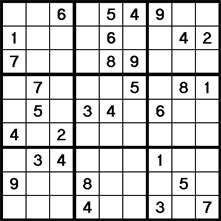
#> input picture sudoku_img2.jpg, 221 x 221 px, found by its file name
$ jupyter execute --allow-errors sudoku_solver.ipynb   (shell and % lines are left out)
#> lines starting #> are read from the running program, lines starting #| are printed output that depends on the picture; after the words box and inside, x2 and y2 are one past the last pixel; in counts of white or black regions, pixels touching at a corner belong together
[cell 1]
from tensorflow.keras.models import Sequential,load_model
from tensorflow.keras.layers import Conv2D, MaxPooling2D, Flatten, Dense, Dropout
from keras.utils.np_utils import to_categorical
from keras.datasets import mnist
import tensorflow as tf
import numpy as np
import cv2
import os
import matplotlib.pyplot as plt

#> (a cell that did not finish here is left out)

#> (a cell that did not finish here is left out)

#> (a cell that did not finish here is left out)

#> (a cell that did not finish here is left out)

#> (a cell that did not finish here is left out)

[cell 7]
path = "E:\Sudoku_Solver\sudoku_img2.jpg"
img = cv2.imread(path)
#> img is the input picture: shape (221, 221, 3); min 0, max 255, mean 207.1
try:
    img = cv2.resize(img,(28*9,28*9))
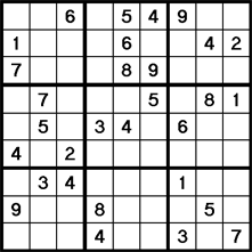
#> img: shape (252, 252, 3); min 0, max 255, mean 207.1
except:
    pass
imgBlank = np.zeros((28*9,28*9,3), np.uint8)
gray = cv2.cvtColor(img, cv2.COLOR_BGR2GRAY)
img_blur = cv2.GaussianBlur(gray,(1,1),cv2.BORDER_DEFAULT)
thresh = cv2.adaptiveThreshold(img_blur,255,1,1,11,2)
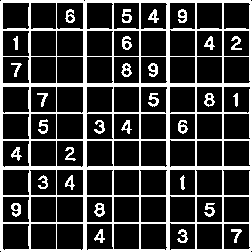
#> thresh: shape (252, 252); 22.7% white; 31 white regions
#cv2.imshow("thresh", thresh)
#cv2.waitKey(0)

[cell 8]
img_contours = img.copy()
img_big_contour = img.copy()
contours, hierarchy = cv2.findContours(thresh, cv2.RETR_EXTERNAL, cv2.CHAIN_APPROX_SIMPLE)
#> contours = 1 contour; box (x1, y1, x2, y2) and area: (0, 0, 252, 252) 62998
cv2.drawContours(img_contours, contours, -1, (0,255,8), 1)
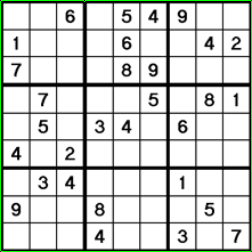
#> img_contours: shape (252, 252, 3); 1.57% of pixels changed, all inside (x1, y1, x2, y2) = (0, 0, 252, 252)
#cv2.imshow("img_contours", img_contours)
#cv2.waitKey(0)

[cell 9]
def biggest_contour(contours):
    biggest = np.array([])
    max_area = 0
    for i in contours:
        area = cv2.contourArea(i)
        if area > 50:
            peri = cv2.arcLength(i, True)
            approx = cv2.approxPolyDP(i, 0.02 * peri, True)
            if area>max_area and len(approx)==4:
                biggest = approx
                max_area = area
    return biggest, max_area

[cell 10]
def reorder(myPoints):
    myPoints = myPoints.reshape((4,2))
    myPointsNew = np.zeros((4,1,2), dtype=np.int32)
    add = myPoints.sum(1)
    myPointsNew[0] = myPoints[np.argmin(add)]
    myPointsNew[3] = myPoints[np.argmax(add)]
    diff = np.diff(myPoints, axis=1)
    myPointsNew[1] = myPoints[np.argmin(diff)]
    myPointsNew[2] = myPoints[np.argmax(diff)]
    return myPointsNew

[cell 11]
biggest, maxArea = biggest_contour(contours)
#> the loop in biggest_contour, `for i in contours:` made 1 pass
#> (area, peri, biggest, max_area) on pass 1: (62998, 1002.5, [[1, 0], [0, 250], [250, 251], [251, 1]], 62998)
#> after the loop in biggest_contour, `for i in contours:`: max_area = 62998
#> biggest = [[1, 0], [0, 250], [250, 251], [251, 1]]; maxArea = 62998
if biggest.size != 0:
    biggest = reorder(biggest)
#> in reorder, `myPoints = myPoints.reshape((4,2))`: myPoints = [[1, 0], [0, 250], [250, 251], [251, 1]]
#> in reorder, `add = myPoints.sum(1)`: add = [1, 250, 501, 252]
#> in reorder, `diff = np.diff(myPoints, axis=1)`: diff = [-1, 250, 1, -250]
#> biggest = [[1, 0], [251, 1], [0, 250], [250, 251]]
    cv2.drawContours(img_big_contour, biggest, -1, (8,255,0), 5)
    pts1 = np.float32(biggest) # prepare points for Warp
#> pts1 = [[1, 0], [251, 1], [0, 250], [250, 251]]
    pts2 = np.float32([[0,0], [9*28,0], [0,9*28], [9*28,9*28]]) # prepare points for Warp
    matrix = cv2.getPerspectiveTransform(pts1, pts2)
#> matrix = [[1.01, 0.00403, -1.01], [-0.00403, 1.01, 0.00403], [-2.89e-20, 1.87e-19, 1]]
    imgWarpedColored = cv2.warpPerspective(img, matrix, (9*28,9*28))
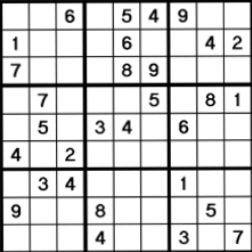
#> imgWarpedColored: shape (252, 252, 3); min 0, max 255, mean 210.2
    imgDetectedDigits = imgBlank.copy()
    imgWarpedColored = cv2.cvtColor(imgWarpedColored, cv2.COLOR_BGR2GRAY)
#> imgWarpedColored: shape (252, 252)
    imgWarpedColored = cv2.adaptiveThreshold(imgWarpedColored, 255, cv2.ADAPTIVE_THRESH_GAUSSIAN_C,cv2.THRESH_BINARY, 21, 4)
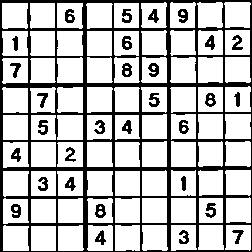
#> imgWarpedColored: shape (252, 252); 75.1% white; 31 black regions, largest, box (x1, y1, x2, y2) and area: (0, 0, 252, 252) 13241, (148, 63, 159, 77) 99, (95, 204, 106, 218) 99

[cell 12]
cv2.imshow("img_big_contour", imgWarpedColored)
cv2.waitKey(0)

[cell 13]
def splitBoxes(img):
    rows = np.vsplit(img,9)
    boxes = []
    for r in rows:
        col = np.hsplit(r, 9)
        for box in col:
            boxes.append(box)
    return boxes

[cell 14]
imgSolvedDigits = imgBlank.copy()
boxes = splitBoxes(imgWarpedColored)
#> in splitBoxes, `rows = np.vsplit(img,9)`: rows = 9 items
#> the loop in splitBoxes, `for r in rows:` made 9 passes
#> after the loop in splitBoxes, `for r in rows:`: boxes = 81 items
#> boxes = 81 items
print(len(boxes))
#| 81
print(type(boxes[0]))
#| <class 'numpy.ndarray'>
print(boxes[0].shape)
#| (28, 28)

[cell 15]
i=0
while i < 81:
    boxes[i] = cv2.resize(boxes[i][5:25,4:25],(28,28))

    i+=1
#> after the loop, i = 81
count = 0
for box in boxes:
    cv2.imwrite(f"E:\\Sudoku_Solver\\SudokuCells\\cell{count}.jpg",box)
    count += 1
#> this loop made 81 passes
#> after the loop, count = 81
